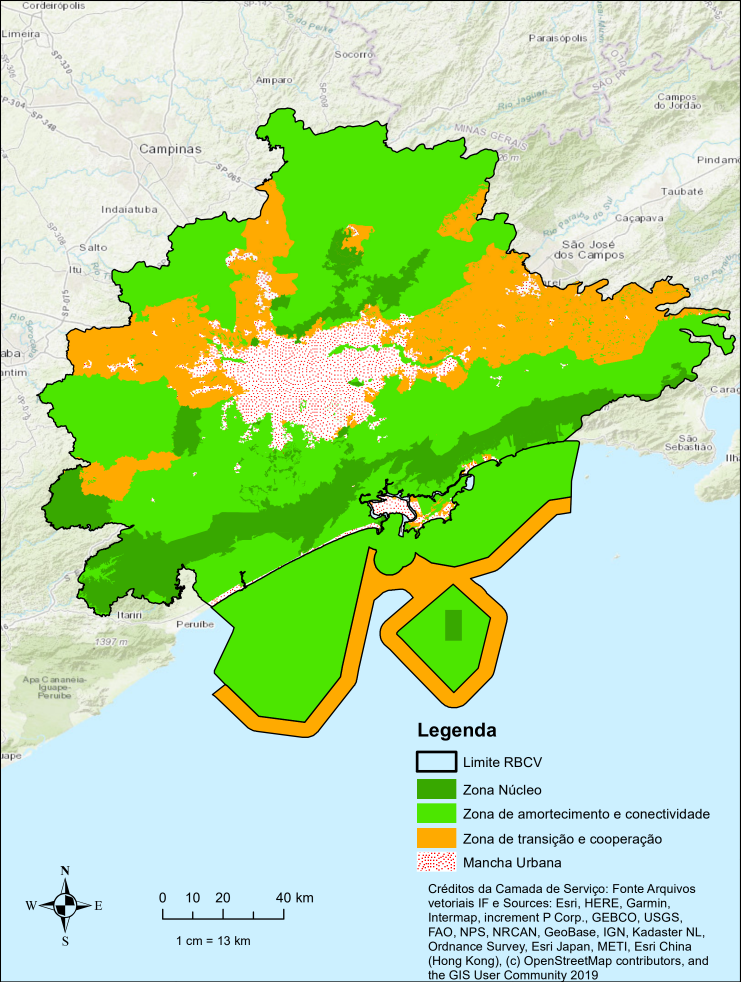
#> input picture data/rbcv_cinturao_verde_regional.png, 2222 x 2946 px, found by its file name (shown at 1/3 size)
$ python find_extended_gcps.py
#> lines starting #> are read from the running program, lines starting #| are printed output that depends on the picture; after the words box and inside, x2 and y2 are one past the last pixel; in counts of white or black regions, pixels touching at a corner belong together; long printed decimals are rounded
from PIL import Image
import numpy as np

img = Image.open('data/rbcv_cinturao_verde_regional.png')
#> img is the input picture: PIL image 2222x2946 RGB; mean R, G, B 182, 220.7, 161.2
arr = np.array(img)

# Extended GCP candidates:
# Let's inspect Santos / Ilha Porchat:
# Ilha Porchat is a rocky hill peninsula extending into the bay of Santos/São Vicente:
# Real WGS84: Lon = -46.3680, Lat = -23.9740
# In check_landmarks.py earlier:
# In crop_santos (1100 to 1300, 1450 to 1650), we found the black line / coast at:
# abs X = 1166, abs Y = 1545

# Guarulhos Airport (Cumbica):
# Real WGS84: Lon = -46.4731, Lat = -23.4356
# Let's search around X: 950 to 1100, Y: 950 to 1050

# São Paulo Sé / Historic Center:
# Real WGS84: Lon = -46.6333, Lat = -23.5505
# Let's search around X: 850 to 950, Y: 1080 to 1150

candidates = [
    ("São Roque", -47.1353, -23.5325, 380, 440, 1080, 1140),
    ("Vargem Grande", -47.0264, -23.6025, 480, 560, 1150, 1220),
    ("Cotia", -46.9189, -23.6039, 580, 680, 1140, 1220),
    ("Itapevi", -46.9328, -23.5489, 570, 640, 1090, 1150),
    ("Jandira", -46.9028, -23.5275, 610, 670, 1070, 1120),
    ("Barueri", -46.8761, -23.5111, 640, 710, 1050, 1100),
    ("Osasco", -46.7917, -23.5325, 730, 810, 1070, 1130),
    ("São Paulo (Sé)", -46.6333, -23.5505, 870, 930, 1090, 1140),
    ("Guarulhos", -46.5333, -23.4628, 970, 1050, 1010, 1060),
    ("Santos (Ilha Porchat)", -46.3680, -23.9740, 1150, 1185, 1535, 1555)
]

gcps = []
print("Extended GCP detection:")
for name, real_lon, real_lat, x0, x1, y0, y1 in candidates:
    sub = arr[y0:y1, x0:x1]
    # for Ilha Porchat, find the black line or tip of land
    if "Ilha Porchat" in name:
        # Land is white/colored, ocean is grey/blue
        # Let's use the tip:
        px = 1166.0
        py = 1545.0
        gcps.append((px, py, real_lon, real_lat))
        print(f"  {name:22s}: Image Pixel=({px:6.1f}, {py:6.1f}) | Real=(Lon={real_lon:.4f}, Lat={real_lat:.4f}) [Coast Tip]")
        continue

    red = (sub[:, :, 0] > 180) & (sub[:, :, 1] < 70) & (sub[:, :, 2] < 70)
    ys, xs = np.where(red)
    if len(xs) > 0:
        px = x0 + xs.mean()
        py = y0 + ys.mean()
        print(f"  {name:22s}: Image Pixel=({px:6.1f}, {py:6.1f}) | Real=(Lon={real_lon:.4f}, Lat={real_lat:.4f}) | {len(xs)} red px")
        gcps.append((px, py, real_lon, real_lat))
#> this loop made 10 passes
#> (ys, xs, px, py) on pass 2: ([7, 14, 14, 14, 38, 38, 39, 39, 39, 40, 40], [33, 26, 27, 28, 52, 53, 51, 52, 53, 51, 52], 523.5, 1179.3)
#> (px, py) on passes 1, 3, 4, 5, 6, 7: (394.9, 1098.1), (629.3, 1165.7), (606.3, 1111.9), (633, 1095.3), (676.7, 1073.8), (768.1, 1102)
#|   São Roque             : Image Pixel=( 394.9, 1098.1) | Real=(Lon=-47.1353, Lat=-23.5325) | 39 red px
#|   Vargem Grande         : Image Pixel=( 523.5, 1179.3) | Real=(Lon=-47.0264, Lat=-23.6025) | 11 red px
#|   Cotia                 : Image Pixel=( 629.3, 1165.7) | Real=(Lon=-46.9189, Lat=-23.6039) | 84 red px
#|   Itapevi               : Image Pixel=( 606.3, 1111.9) | Real=(Lon=-46.9328, Lat=-23.5489) | 146 red px
#|   Jandira               : Image Pixel=( 633.0, 1095.3) | Real=(Lon=-46.9028, Lat=-23.5275) | 111 red px
#|   Barueri               : Image Pixel=( 676.7, 1073.8) | Real=(Lon=-46.8761, Lat=-23.5111) | 109 red px
#|   Osasco                : Image Pixel=( 768.1, 1102.0) | Real=(Lon=-46.7917, Lat=-23.5325) | 232 red px
#|   São Paulo (Sé)        : Image Pixel=( 900.1, 1115.9) | Real=(Lon=-46.6333, Lat=-23.5505) | 164 red px
#> (further printed lines are left out)
#> pass 1, `sub = arr[y0:y1, x0:x1]`:
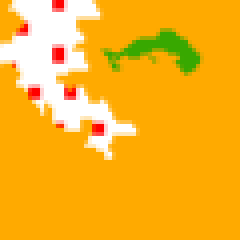
#> sub: shape (60, 60, 3) (shown 4 times larger); mean R, G, B 249, 179.5, 36.6
#> pass 1, `red = (sub[:, :, 0] > 180) & (sub[:, :, 1] < 70) & (sub[:, :, 2] < 70)`:
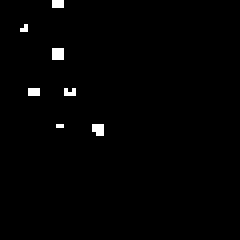
#> red: shape (60, 60) bool (shown 4 times larger); 1.1% white in thin lines or dots, all inside (x1, y1, x2, y2) = (5, 0, 26, 34)
#> pass 2, `sub = arr[y0:y1, x0:x1]`:
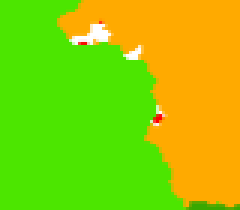
#> sub: shape (70, 80, 3) (shown 3 times larger); mean R, G, B 150.9, 205.2, 3.4
#> pass 2, `red = (sub[:, :, 0] > 180) & (sub[:, :, 1] < 70) & (sub[:, :, 2] < 70)`:
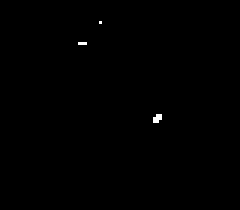
#> red: shape (70, 80) bool (shown 3 times larger); 0.2% white in thin lines or dots, all inside (x1, y1, x2, y2) = (26, 7, 54, 41)
#> after the loop:
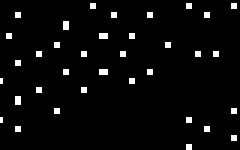
#> red: shape (50, 80) bool (shown 3 times larger); 3.6% white in thin lines or dots
#> after the loop, gcps = 10 items, first 6: (394.9, 1098.1, -47.14, -23.53), (523.5, 1179.3, -47.03, -23.6), (629.3, 1165.7, -46.92, -23.6), (606.3, 1111.9, -46.93, -23.55), (633, 1095.3, -46.9, -23.53), (676.7, 1073.8, -46.88, -23.51)

pxs = np.array([g[0] for g in gcps])
#> pxs = [394.9, 523.5, 629.3, 606.3, 633, 676.7, 768.1, 900.1, 1007.3, 1166]
pys = np.array([g[1] for g in gcps])
#> pys = [1098.1, 1179.3, 1165.7, 1111.9, 1095.3, 1073.8, 1102, 1115.9, 1030.9, 1545]
lons = np.array([g[2] for g in gcps])
#> lons = [-47.14, -47.03, -46.92, -46.93, -46.9, -46.88, -46.79, -46.63, -46.53, -46.37]
lats = np.array([g[3] for g in gcps])
#> lats = [-23.53, -23.6, -23.6, -23.55, -23.53, -23.51, -23.53, -23.55, -23.46, -23.97]

M_lon = np.vstack([pxs, np.ones(len(pxs))]).T
#> M_lon = [[394.9, 1], [523.5, 1], [629.3, 1], [606.3, 1], [633, 1], [676.7, 1], [768.1, 1], [900.1, 1], [1007.3, 1], [1166, 1]]
A, B = np.linalg.lstsq(M_lon, lons, rcond=None)[0]
#> A = 0.00101; B = -47.55

M_lat = np.vstack([pys, np.ones(len(pys))]).T
#> M_lat = [[1098.1, 1], [1179.3, 1], [1165.7, 1], [1111.9, 1], [1095.3, 1], [1073.8, 1], [1102, 1], [1115.9, 1], [1030.9, 1], [1545, 1]]
C, D = np.linalg.lstsq(M_lat, lats, rcond=None)[0]
#> C = -0.000989; D = -22.45

print("\n=== REGIONAL LEAST SQUARES OPTIMAL CALIBRATION ===")
print(f"  Lon = {A:.8f} * px + ({B:.8f})")
#|   Lon = 0.001005 * px + (-47.546)
print(f"  Lat = {C:.8f} * py + ({D:.8f})")
#|   Lat = -0.0009888 * py + (-22.446)

# Image bounds (width 2222, height 2946):
opt_lon_min = A * 0.0 + B
#> opt_lon_min = -47.55
opt_lon_max = A * 2222.0 + B
#> opt_lon_max = -45.31
opt_lat_max = C * 0.0 + D
#> opt_lat_max = -22.45
opt_lat_min = C * 2946.0 + D
#> opt_lat_min = -25.36

print(f"\nOPTIMAL CALIBRATED LEAFLET BOUNDS:")
print(f"  rasterBounds: [[{opt_lat_min:.5f}, {opt_lon_min:.5f}], [{opt_lat_max:.5f}, {opt_lon_max:.5f}]]")
#|   rasterBounds: [[-25.359, -47.546], [-22.446, -45.313]]

print("\nResiduals (Meters):")
for name, real_lon, real_lat, *rest in candidates:
    for g in gcps:
        if abs(g[2] - real_lon) < 0.001 and abs(g[3] - real_lat) < 0.001:
            pred_lon = A * g[0] + B
            pred_lat = C * g[1] + D
            err_m_x = (pred_lon - real_lon) * 102100
            err_m_y = (pred_lat - real_lat) * 110800
            dist = (err_m_x**2 + err_m_y**2)**0.5
            print(f"  {name:22s}: Err X = {err_m_x:+6.0f} m, Err Y = {err_m_y:+6.0f} m | Total = {dist:5.0f} m")
